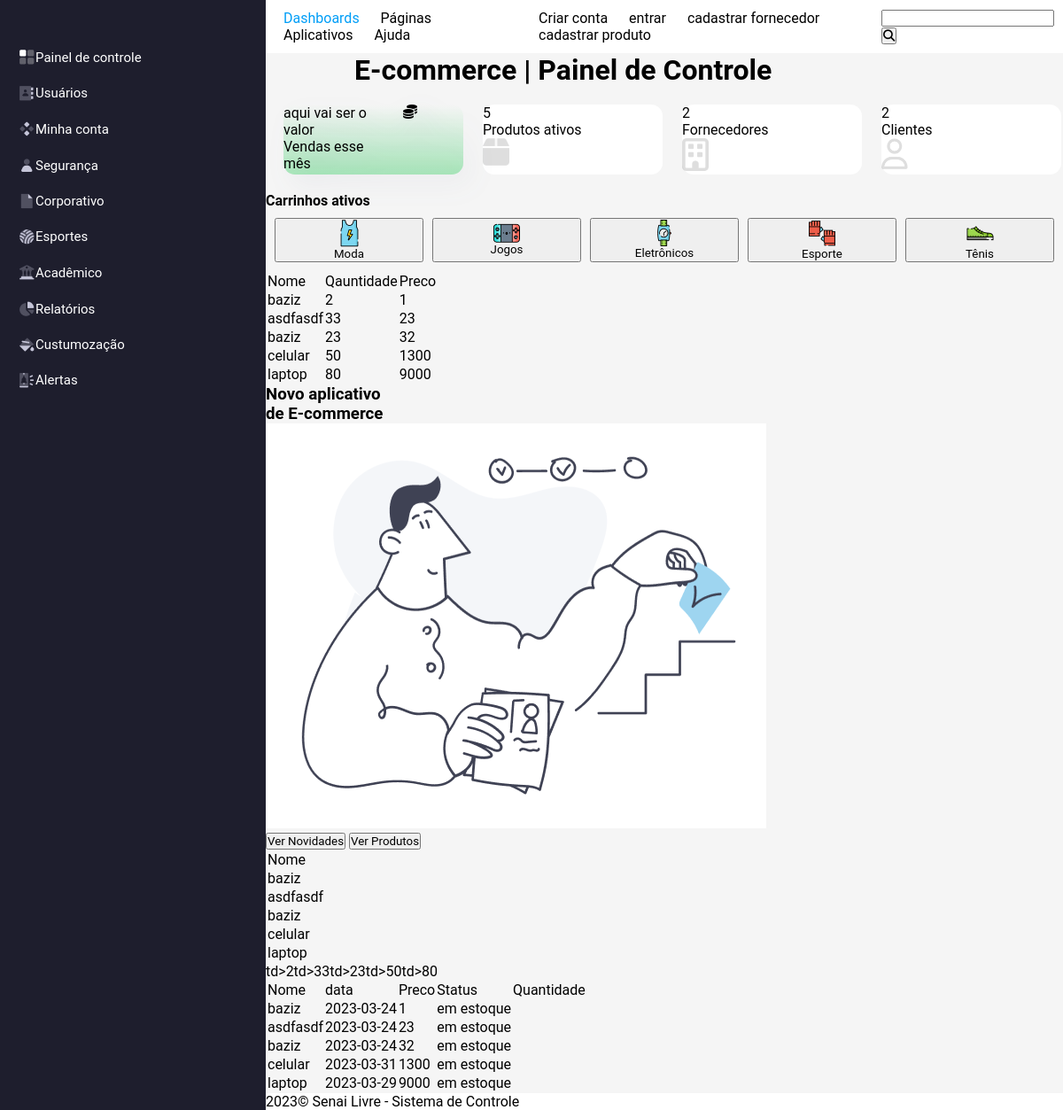
The page / on the database its author committed.
### tables this page shows
CREATE TABLE `produto` (
  `id` int(11) NOT NULL,
  `nome` text DEFAULT NULL,
  `categoria` varchar(255) DEFAULT NULL,
  `preco` float DEFAULT NULL,
  `quantidade` int(11) DEFAULT NULL,
  `data` date DEFAULT NULL,
  `idFornec` int(11) DEFAULT NULL,
  `estado` varchar(255) DEFAULT NULL
);

### index.php (the view, shortened to what this page needs)
<?php
    include("config/cabecalho.php");
    include("config/conexao.php")
?>
    <div class="div-global">
        <div class="div-menu-lateral">
            <button>
                <img src="img/Frame.png" alt="">
                Painel de controle
            </button>
            <button>
                <img src="img/agenda.png" alt="">
                Usuários
            </button>
            <button>
                <img src="img/prisma.png" alt="">
                Minha conta
            </button>
            <button>
                <img src="img/conta2.png" alt="">
                Segurança
            </button>
            <button>
                <img src="img/pastinha.png" alt="">
                Corporativo
            </button>
            <button>
                <img src="img/bola.png" alt="">
                Esportes
            </button>
            <button>
                <img src="img/monumento.png" alt="">
                Acadêmico
            </button>
            <button>
                <img src="img/graficoPizza.png" alt="">
                Relatórios
            </button>
            <button>
                <img src="img/balde.png" alt="">
                Custumozação
            </button>
            <button>
                <img src="img/sino.png" alt="">
                Alertas
            </button>
        </div>
        <div class="div-conteudo">
            <header class="topo">
                <nav>
                    <a class="dashboards" href="">Dashboards</a>
                    <a href="">Páginas</a>
                    <a href="">Aplicativos</a>
                    <a href="">Ajuda</a>
                </nav>
                <nav>
                    <a href="cadastrouser.php">Criar conta</a>
                    <a href="loginuser.php">entrar</a>
                    <a href="cadastrofornec.php">cadastrar fornecedor</a>
                    <a href="cadastroproduto.php">cadastrar produto</a>
                </nav>
                <form action="" method="POST">
                    <input type="text">
                    <button type="submit"><i class="fa-solid fa-magnifying-glass"></i></button>
                </form>
            </header>
            <main class="corpo">
                <h1>E-commerce | Painel de Controle</h1>
                <div class="painel-controle">
                    <div class="vendas-mes">
                        <div>
                            <p>aqui vai ser o valor</p>
                            <p>Vendas esse mês</p>
                        </div>
                        <i class="fa-solid fa-coins"></i>
                    </div>
                    <div class="produtos-ativos">
                        <?php
                            $query_produtos = "SELECT COUNT(id) AS p FROM produto";
                            $result_produtos = $conexao->prepare($query_produtos);
                            $result_produtos->execute();
                            $row_produto = $result_produtos->fetch(PDO::FETCH_ASSOC);
                            echo $row_produto['p'];
                        ?>
                        <p>Produtos ativos</p>
                        <img src="img/Vector.png" alt="">
                    </div>
                    <div class="fornecedores">
                    <?php
                        $query_fornec= "SELECT COUNT(id) AS a FROM fornecedores";
                        $result_fornec = $conexao->prepare($query_fornec);
                        $result_fornec->execute();
                        $row_fornec = $result_fornec->fetch(PDO::FETCH_ASSOC);
                        echo $row_fornec['a'];
                    ?>
                        <p>Fornecedores</p>
                        <img src="img/predio.png" alt="">
                    </div>
                    <div class="clientes">
                    <?php
                            $query_client = "SELECT COUNT(id) AS c FROM usuarios";
                            $result_client = $conexao->prepare($query_client);
                            $result_client->execute();
                            $row_client = $result_client->fetch(PDO::FETCH_ASSOC);
                            echo $row_client['c'];
                        ?>
                        <p>Clientes</p>
                        <img src="img/conta.png" alt="">
                    </div>
                </div>
                <div class="carrinho-ativo">
                        <h4>Carrinhos ativos</h4>
                        <div class="grid">
                            <button>
                                <div>
                                    <img src="img/camiseta.png" alt="">
                                </div>
                                Moda
                            </button>
                            <button>
                                <img src="img/jogos.png" alt="">
                                Jogos
                            </button>
                            <button>
                                <img src="img/relogio.PNG" alt="">
                                Eletrônicos
                            </button>
                            <button>
                                <img src="img/esporte.png" alt="">
                                Esporte
                            </button>
                            <button>
                                <img src="img/tenis.PNG" alt="">
                                Tênis
                            </button>
                        </div>
                <div class="carrinho">
                <table>
                    <tr>
                        <td>Nome</td>
                        <td>Qauntidade</td>
                        <td>Preco</td>
                    </tr>
                <?php
                    $query_product = "SELECT * FROM produto ";
                    $result_product = $conexao->prepare($query_product);
                    $result_product->execute();
                     foreach ($result_product as $cliente ) : ?>
                        <tr>
                            <td><?php echo $cliente['nome']; ?></td>
                            <td><?php echo $cliente['quantidade']; ?></td>
                            <td><?php echo $cliente['preco']; ?></td>
                        </tr>
                    <?php endforeach; ?>
                     </table>
                    <div class="novo-aplicativo">
                        <h3>Novo aplicativo</h3>
                        <h3>de E-commerce</h3>
                        <img src="img/pessoa.PNG" alt="">
                        <br>
                        <button>Ver Novidades</button>
                        <button>Ver Produtos</button>
                    </div>
                <div class="pedido-vendas">
                    <div class="pedido">
                        <table>
                            <tr>
                                <td>Nome</td>
                            </tr>
                            <?php
                                $query_product = "SELECT * FROM produto ";
                                $result_product = $conexao->prepare($query_product);
                                $result_product->execute();
                                foreach ($result_product as $cliente ) : ?>
                                    <tr>
                                        <td><?php echo $cliente['nome']; ?></td>
                                    </tr>
                                <?php endforeach; ?>
                        </table>
                    </div>
                    <div class="venda">
                        <table>
                        <tr>
                            <td>Nome</td>
                            <td>data</td>
                            <td>Preco</td>
                            <td>Status</td>
                            <td>Quantidade</td>
                        </tr>
                            <?php
                                $query_product = "SELECT * FROM produto ";
                                $result_product = $conexao->prepare($query_product);
                                $result_product->execute();
                                foreach ($result_product as $cliente ) : ?>
                                    <tr>
                                        <td><?php echo $cliente['nome']; ?></td>
                                        <td><?php echo $cliente['data']; ?></td>
                                        <td><?php echo $cliente['preco']; ?></td>
                                        <td><?php echo $cliente['estado']; ?></td>
                                    </tr>
                                <?php endforeach; ?>
                        </table>
                    </div>
                </div>
            </main>
            <footer class="rodape">
                <p>2023© Senai Livre - Sistema de Controle</p>
            </footer>
        </div>
    </div>
<?php
    include("config/rodape.php");
?>

### config/cabecalho.php (shortened to what this page needs)
<!DOCTYPE html>
<html lang="pt-br">
<head>
    <link rel="stylesheet" href="assets/style.css">
</head>
<body>

### config/rodape.php (shortened to what this page needs)
</body>
</html>

### assets/style.css (style rules this page uses)
:root { --cor--pretoClaro: #1E1E2D; --cor--corpo: #F5F5F5; }
* { margin: 0px; padding: 0px; font-family: 'Roboto', sans-serif; }
a { text-decoration: none; }
.div-global { display: grid; grid-template-columns: 3fr 9fr; }
.div-menu-lateral { background-color: var(--cor--pretoClaro); }
.div-menu-lateral button { display: flex; align-items: center; font-size: 15px; border: none; background-color: var(--cor--pretoClaro); margin: 20px; color: white; }
.topo { display: flex; justify-content: space-between; align-items: center; margin: 10px; }
.topo nav a { color: black; padding: 10px; }
.topo .dashboards { color: #009EF7; }
.corpo { background-color: var(--cor--corpo); display: grid; }
.corpo h1 { margin-left: 100px; }
.painel-controle { display: grid; grid-template-columns: repeat(4, 1fr); }
.painel-controle img { width: 15%; }
.vendas-mes, .produtos-ativos, .fornecedores, .clientes { margin: 20px; border-radius: 13px; }
.painel-controle .produtos-ativos, .fornecedores, .clientes { background-color: white; }
.vendas-mes { background: linear-gradient(180deg, rgba(92, 78, 78, 0) 0%, rgba(40, 206, 86, 0.37) 100%); filter: drop-shadow(10px 11px 15px rgba(76, 87, 125, 0.15)); }
.vendas-mes { display: grid; grid-template-columns: 2fr 1fr; }
.painel-controle div { width: 90%; }
.grid { display: grid; grid-template-columns: repeat(5, 1fr); padding: 10px; gap: 10px; }
.grid button { cursor: pointer; }
.grid button img { display: block; margin: 0 auto !important; }
.grid button div { margin: 0 auto; }

### rows shown on the page
produto: nome "baziz", quantidade "2", preco "1", data "2023-03-24", estado "em estoque"
produto: nome "asdfasdf", quantidade "33", preco "23", data "2023-03-24", estado "em estoque"
produto: nome "baziz", quantidade "23", preco "32", data "2023-03-24", estado "em estoque"
produto: nome "celular", quantidade "50", preco "1300", data "2023-03-31", estado "em estoque"
produto: nome "laptop", quantidade "80", preco "9000", data "2023-03-29", estado "em estoque"

### other values the page prints
$row_produto['p'] "5"
$row_fornec['a'] "2"
$row_client['c'] "2"
